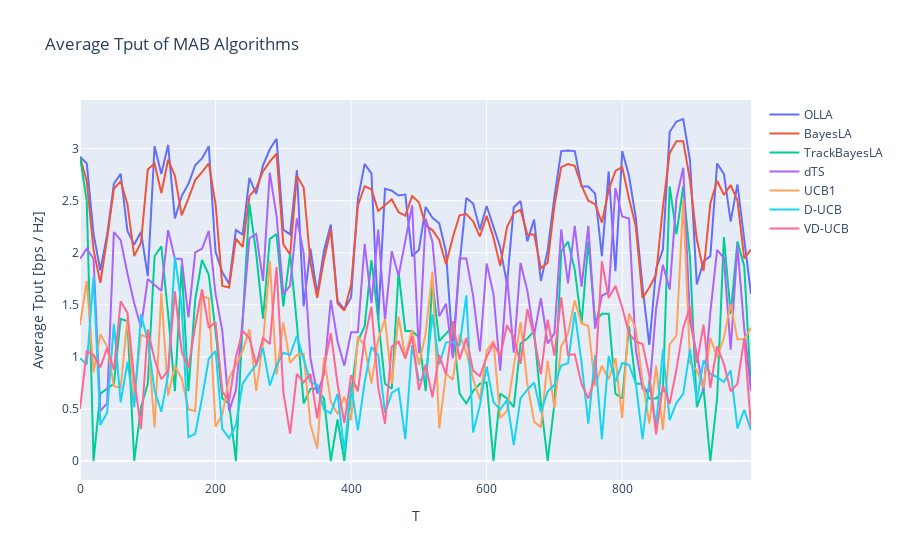

The code cell stored with this chart in its notebook:
### Code cell
# Plotly graph (optional)
fig = go.Figure()
for agent in agents:
    fig.add_trace(go.Scatter(x=x, y=np.mean(np.array(results[agent]["tput"])[:, ::interval] / (72 * 15), axis=0), name=agent))
    print(np.mean(np.mean(np.array(results[agent]["tput"])[:, ::interval] / (72 * 15), axis=0)))

fig.update_layout(title_text="Average Tput of MAB Algorithms")
fig.update_xaxes(title_text="T")
fig.update_yaxes(title_text="Average Tput [bps / Hz]")
fig.show()
